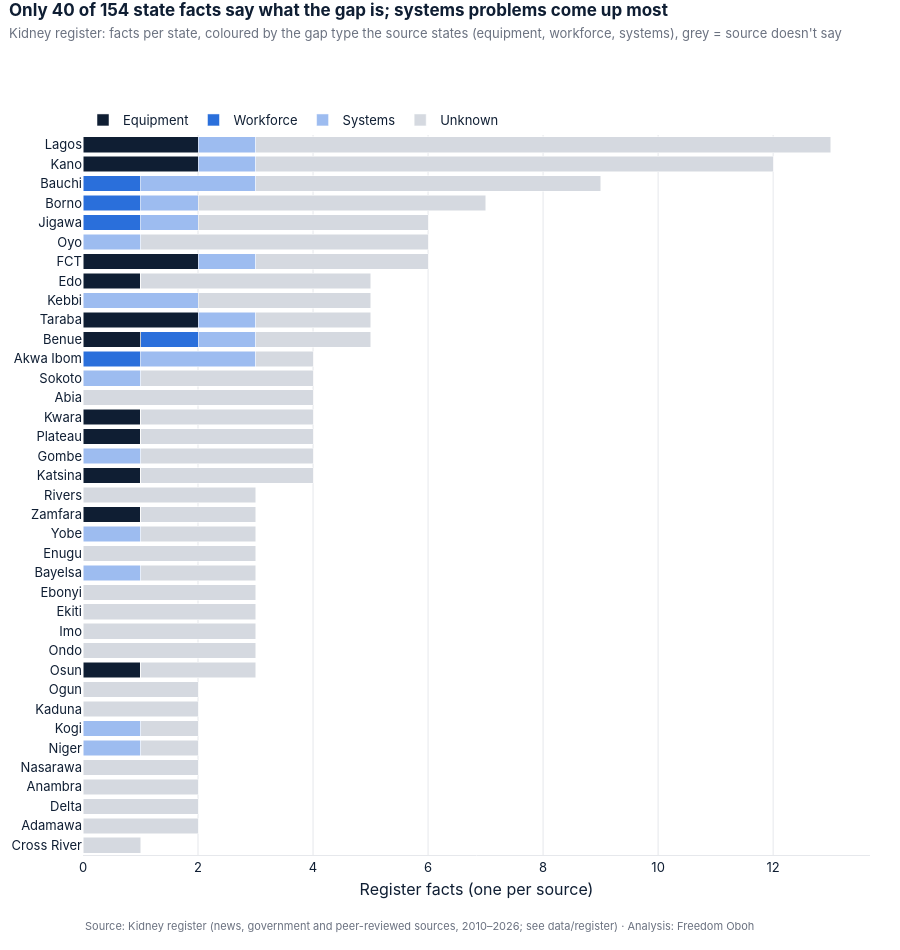

Source (notebook cell):
### Markdown cell above
## 3. What kind of gap, state by state

### Code cell
charts.register_gap_types(by_state).show()

### Figure 1 — Plotly figure (JSON) as saved in the notebook; plotly's stock layout.template omitted (floating-point values rounded to 4 significant figures)
{"data": [{"hovertemplate": "%{y}: %{x} equipment facts<extra></extra>", "marker": {"color": "#0F1E33"}, "name": "Equipment", "orientation": "h", "type": "bar", "x": [0, 0, 0, 0, 0, 0, 0, 0, 0, 1, 0, 0, 0, 0, 0, 0, 0, 1, 0, 1, 0, 1, 1, 0, 0, 0, 1, 2, 0, 1, 2, 0, 0, 0, 0, 2, 2], "y": ["Cross River", "Adamawa", "Delta", "Anambra", "Nasarawa", "Niger", "Kogi", "Kaduna", "Ogun", "Osun", "Ondo", "Imo", "Ekiti", "Ebonyi", "Bayelsa", "Enugu", "Yobe", "Zamfara", "Rivers", "Katsina", "Gombe", "Plateau", "Kwara", "Abia", "Sokoto", "Akwa Ibom", "Benue", "Taraba", "Kebbi", "Edo", "FCT", "Oyo", "Jigawa", "Borno", "Bauchi", "Kano", "Lagos"]}, {"hovertemplate": "%{y}: %{x} workforce facts<extra></extra>", "marker": {"color": "#2A6FDB"}, "name": "Workforce", "orientation": "h", "type": "bar", "x": [0, 0, 0, 0, 0, 0, 0, 0, 0, 0, 0, 0, 0, 0, 0, 0, 0, 0, 0, 0, 0, 0, 0, 0, 0, 1, 1, 0, 0, 0, 0, 0, 1, 1, 1, 0, 0], "y": ["Cross River", "Adamawa", "Delta", "Anambra", "Nasarawa", "Niger", "Kogi", "Kaduna", "Ogun", "Osun", "Ondo", "Imo", "Ekiti", "Ebonyi", "Bayelsa", "Enugu", "Yobe", "Zamfara", "Rivers", "Katsina", "Gombe", "Plateau", "Kwara", "Abia", "Sokoto", "Akwa Ibom", "Benue", "Taraba", "Kebbi", "Edo", "FCT", "Oyo", "Jigawa", "Borno", "Bauchi", "Kano", "Lagos"]}, {"hovertemplate": "%{y}: %{x} systems facts<extra></extra>", "marker": {"color": "#9DBCF0"}, "name": "Systems", "orientation": "h", "type": "bar", "x": [0, 0, 0, 0, 0, 1, 1, 0, 0, 0, 0, 0, 0, 0, 1, 0, 1, 0, 0, 0, 1, 0, 0, 0, 1, 2, 1, 1, 2, 0, 1, 1, 1, 1, 2, 1, 1], "y": ["Cross River", "Adamawa", "Delta", "Anambra", "Nasarawa", "Niger", "Kogi", "Kaduna", "Ogun", "Osun", "Ondo", "Imo", "Ekiti", "Ebonyi", "Bayelsa", "Enugu", "Yobe", "Zamfara", "Rivers", "Katsina", "Gombe", "Plateau", "Kwara", "Abia", "Sokoto", "Akwa Ibom", "Benue", "Taraba", "Kebbi", "Edo", "FCT", "Oyo", "Jigawa", "Borno", "Bauchi", "Kano", "Lagos"]}, {"hovertemplate": "%{y}: %{x} unknown facts<extra></extra>", "marker": {"color": "#D5D9E0"}, "name": "Unknown", "orientation": "h", "type": "bar", "x": [1, 2, 2, 2, 2, 1, 1, 2, 2, 2, 3, 3, 3, 3, 2, 3, 2, 2, 3, 3, 3, 3, 3, 4, 3, 1, 2, 2, 3, 4, 3, 5, 4, 5, 6, 9, 10], "y": ["Cross River", "Adamawa", "Delta", "Anambra", "Nasarawa", "Niger", "Kogi", "Kaduna", "Ogun", "Osun", "Ondo", "Imo", "Ekiti", "Ebonyi", "Bayelsa", "Enugu", "Yobe", "Zamfara", "Rivers", "Katsina", "Gombe", "Plateau", "Kwara", "Abia", "Sokoto", "Akwa Ibom", "Benue", "Taraba", "Kebbi", "Edo", "FCT", "Oyo", "Jigawa", "Borno", "Bauchi", "Kano", "Lagos"]}], "layout": {"annotations": [{"font": {"color": "#6B7280", "size": 11}, "showarrow": false, "text": "Source: Kidney register (news, government and peer-reviewed sources, 2010–2026; see data/register) · Analysis: Freedom Oboh", "x": 0, "xanchor": "left", "xref": "paper", "y": 0, "yanchor": "top", "yref": "paper", "yshift": -62}], "barmode": "stack", "font": {"color": "#0F1E33", "family": "Inter, Segoe UI, Arial, sans-serif", "size": 13}, "height": 950, "hoverlabel": {"bgcolor": "white", "font": {"color": "#0F1E33"}}, "legend": {"orientation": "h", "title": {}, "traceorder": "normal", "x": 0, "y": 1, "yanchor": "bottom"}, "margin": {"b": 95, "l": 20, "r": 30, "t": 135}, "paper_bgcolor": "white", "plot_bgcolor": "white", "showlegend": true, "title": {"font": {"size": 17}, "pad": {"t": 16}, "text": "<b>Only 40 of 154 state facts say what the gap is; systems problems come up most</b><br><span style='font-size:13px;color:#6B7280'>Kidney register: facts per state, coloured by the gap type the source states (equipment, workforce, systems), grey = source doesn't say</span>", "x": 0.01, "xanchor": "left", "y": 1, "yanchor": "top", "yref": "container"}, "xaxis": {"automargin": true, "gridcolor": "#E6E8EC", "linecolor": "#E6E8EC", "showgrid": true, "title": {"standoff": 10, "text": "Register facts (one per source)"}, "zeroline": false}, "yaxis": {"automargin": true, "gridcolor": "#E6E8EC", "showgrid": false, "title": {"standoff": 10}, "zeroline": false}}}
